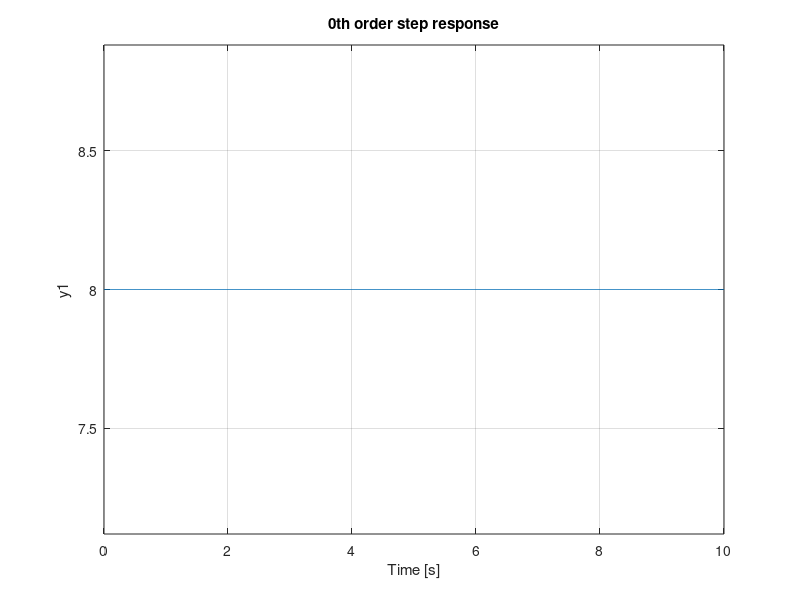

This chart was generated by the following MATLAB code: (Note: this script raises an error after producing the figure.)
clc;
clear;

%oth order

s = tf('s');
func = (8*s)/s;
step(func);
title("0th order step response");

%1st order
R1 = 5;
R2 = 10;
R3 = 15;
C = 50*1e-6;
func1 = tf(1, [R1*C,1]);
func2 = tf(1, [R2*C,1]);
func3 = tf(1, [R3*C,1]);
figure(1)
hold on
step(func1,'−b');
hold on
step(func2,'−r');
hold on
step(func3,'−m');
legend({'R = 5hms','R = 10ohms','R = 15ohms'});

figure(2)
step(func2,'−r');

 %2nd order
R1 = 5;
R2 = 10;
R3 = 15;
C = 50*1e-6;
L = 10*1e-3;
func1 = tf(1/(L*C), [1,R1/L,1/(L*C)]);
func2 = tf(1/(L*C), [1,R2/L,1/(L*C)]);
func3 = tf(1/(L*C), [1,R3/L,1/(L*C)]);
figure(3)
step(func1,'−b');
hold on

step(func2,'−r');
hold on
step(func3,'−m');
legend({'R = 5hms','R = 10ohms','R = 15ohms'});
figure(4)
step(func2,'−r');